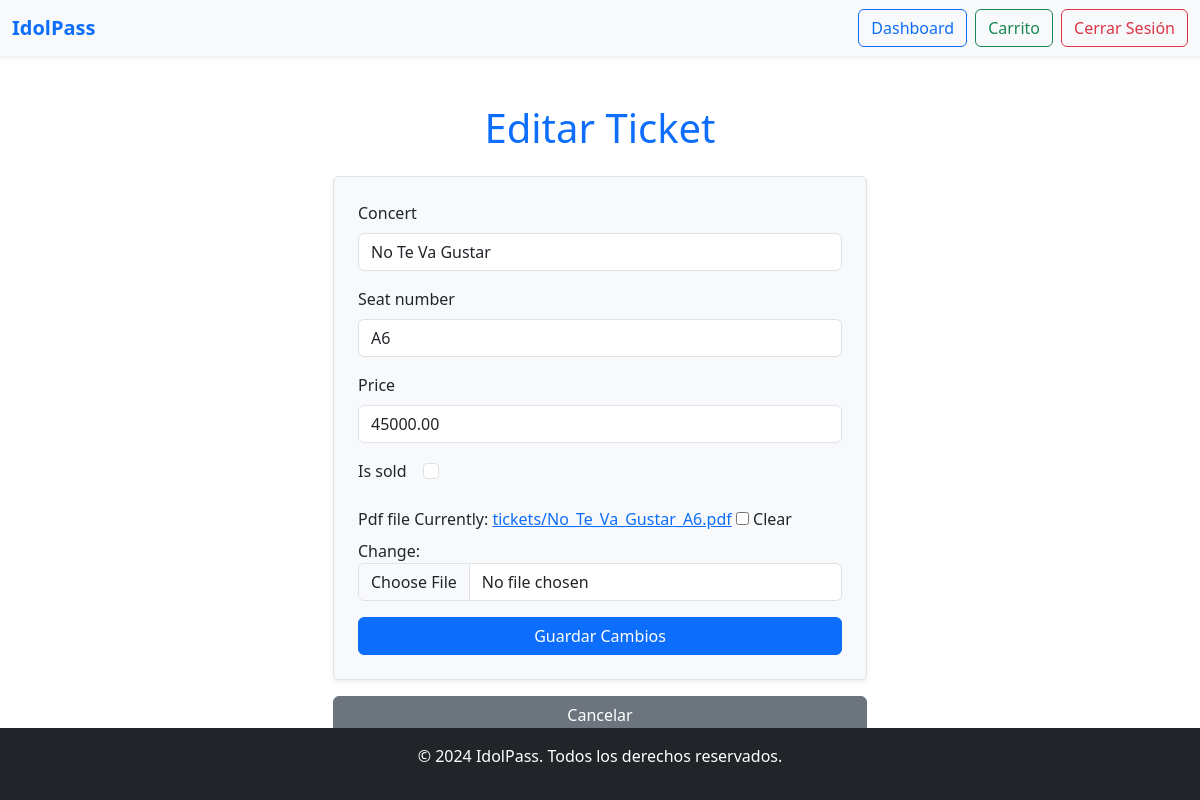
The page /ticket/edit/4/ (signed in) on the database its author committed.
### IdolPass/models.py (models this page shows, shortened)
class Ticket(models.Model):
    concert = models.ForeignKey(Concert, related_name='tickets', on_delete=models.CASCADE)
    seat_number = models.CharField(max_length=20)
    owner = models.ForeignKey(User, on_delete=models.CASCADE, null=True, blank=True)
    price = models.DecimalField(max_digits=8, decimal_places=2, default=0)
    is_sold = models.BooleanField(default=False)
    pdf_file = models.FileField(upload_to='tickets/', null=True, blank=True, validators=[validate_pdf_file])  # Aplica el validador

### IdolPass/views.py (the view)
# urls.py: path('ticket/edit/<int:ticket_id>/', views.edit_ticket, name='ticket_edit'),
@login_required
def edit_ticket(request, ticket_id):
    ticket = get_object_or_404(Ticket, id=ticket_id)
    if request.method == 'POST':
        form = TicketForm(request.POST, request.FILES, instance=ticket)  # Asegúrate de incluir request.FILES
        if form.is_valid():
            form.save()
            return redirect('dashboard')
    else:
        form = TicketForm(instance=ticket)
    return render(request, 'pages/edit_ticket.html', {'form': form})

### IdolPass/forms.py
class TicketForm(forms.ModelForm):
    class Meta:
        model = Ticket
        fields = ['concert', 'seat_number', 'price', 'is_sold', 'pdf_file']
        widgets = {
            'concert': forms.Select(attrs={
                'class': 'form-control',
            }),
            'seat_number': forms.TextInput(attrs={
                'class': 'form-control',
                'placeholder': 'Número de asiento',
            }),
            'price': forms.NumberInput(attrs={
                'class': 'form-control',
                'placeholder': 'Precio del ticket',
            }),
            'is_sold': forms.CheckboxInput(attrs={
                'class': 'form-check-input',
                'style': 'margin-left: 1rem;'
            }),
            'pdf_file': forms.ClearableFileInput(attrs={
                'class': 'form-control',
                'type': 'file',
            }),
        }
    def __init__(self, *args, **kwargs):
        super(TicketForm, self).__init__(*args, **kwargs)
        self.fields['pdf_file'].required = True  # Campo obligatorio

### IdolPass/models.py (called while the page is built)
    def __str__(self):
        return self.name

### templates/pages/edit_ticket.html (shortened to what this page needs)
{% extends 'base.html' %}
{% block content %}
<section class="container py-5">
    <h1 class="text-center text-primary mb-4">Editar Ticket</h1>
    <div class="row justify-content-center">
        <div class="col-md-6">
            <form method="POST" enctype="multipart/form-data" class="p-4 border rounded bg-light shadow-sm">
                {% for field in form %}
                <div class="mb-3">
                    <label for="{{ field.id_for_label }}" class="form-label">{{ field.label }}</label>
                    {{ field }}
                </div>
                {% endfor %}
                <button type="submit" class="btn btn-primary w-100">Guardar Cambios</button>
            </form>
            <a href="{% url 'dashboard' %}" class="btn btn-secondary mt-3 w-100">Cancelar</a>
        </div>
    </div>
</section>
{% endblock %}

### rows shown on the page
Ticket: form "No Te Va Gustar" "A6" "45000.00"

### other values the page prints
{{ field.label }} "Concert" "Seat number" "Price" "Is sold" "Pdf file"
